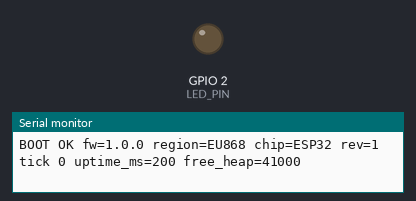
Bench run of a sketch on a simulated ESP32. On the bench: output pins drawn as LEDs (lit = HIGH), the last lines printed to the serial monitor. At 3.2 s the program restarts the board; the recording ends there.

Above: at 0.3 s.
At 1.3 s:
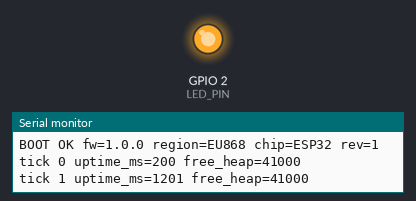
Timing chart, 0 to 3.2 s (numbered marks = the images above):
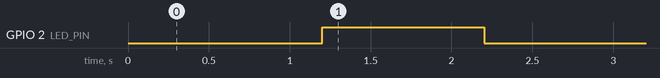

Measured:
- by itself, GPIO 2 (LED_PIN): LOW → HIGH at 1.2 s, → LOW 1.0 s later

The sketch:

boot_loop.ino
```cpp
// Fault fixture: boots normally, then silently restarts itself every ~3 s.
//
// Log: the normal boot line and ticks 0-2, then the ROM boot log again with
// "rst:0xc (SW_CPU_RESET)" and the tick counter back at 0, repeating.
// Correct verdict: FAIL. run_test.py "BOOT OK" check: PASS (misses it, because
// "BOOT OK" is printed on every boot).

#ifndef REGION
#define REGION "EU868"
#endif

#ifndef FW_VERSION
#define FW_VERSION "1.0.0"
#endif

const int LED_PIN = 2;

void setup() {
  Serial.begin(115200);
  delay(200);
  pinMode(LED_PIN, OUTPUT);
  Serial.println();
  Serial.printf("BOOT OK fw=%s region=%s chip=%s rev=%d\n",
                FW_VERSION, REGION, ESP.getChipModel(), ESP.getChipRevision());
}

void loop() {
  static unsigned long n = 0;
  if (n == 3) {
    esp_restart();  // the "bug": no message, the board just reboots
  }
  digitalWrite(LED_PIN, n % 2);
  Serial.printf("tick %lu uptime_ms=%lu free_heap=%lu\n",
                n, millis(), (unsigned long)ESP.getFreeHeap());
  n++;
  delay(1000);
}
```
